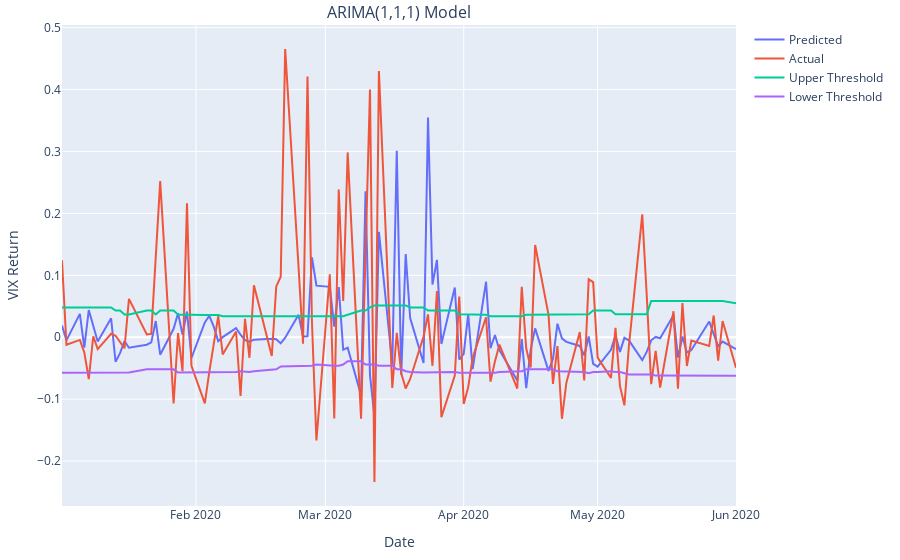

The cell this chart's notebook holds for it:
### Markdown cell above
We can see that the directional accuracy is less than 50%, meaning that we are correct on the directional accuracy less than half the time. This may seem discouraging. However, we note that the up-accuracy and down-accuracy are greater than 50% when we only consider predictions above and below a certain threshold. This is commonly done for these types of models as it helps filter out the noise, especially in environments where the signal-to-noise ratio is so low. 

Let's make the idea of the thresholds more precise. We will plot the predictions and true values of VIX along with the rolling thresholds for the first half of 2020. The rolling thresholds are shifted using the previous 125 days to prevent any forward-looking bias (though even if it was present, it wouldn't cause a significant change).

### Code cell
Model.plot_predictions('2020-01-01','2020-06-01')
